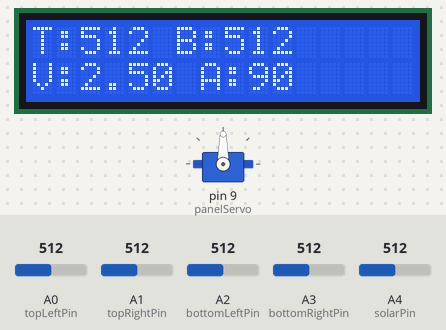
Simulated run of this sketch. Board: Arduino Uno, built with avr-gcc and run on an emulated ATmega328P. On the bench: servo, 16×2 character LCD. Inputs (shaded band) come from the test bench; at power-on: A0 (topLeftPin) = 512, A2 (bottomLeftPin) = 512, A3 (bottomRightPin) = 512, A1 (topRightPin) = 512, A4 (solarPin) = 512. What the sketch prints to the serial monitor is not drawn.

Above: at 1.2 s.
1.3 s: A0 (topLeftPin) set to 564
At 2.5 s:
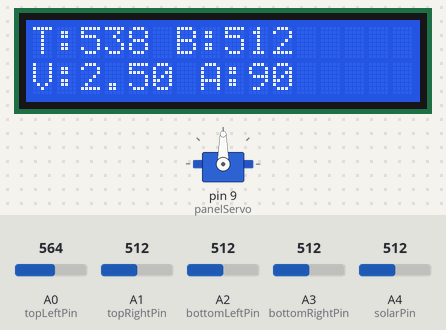
2.8 s: A0 (topLeftPin) set to 591
At 3.35 s:
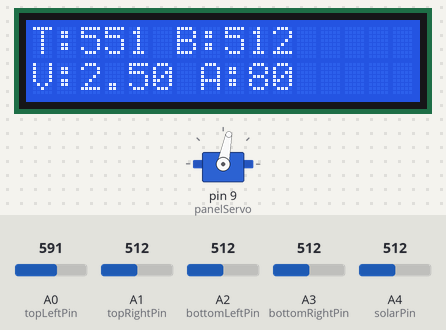
5.0 s: A2 (bottomLeftPin) set to 523
At 5.15 s:
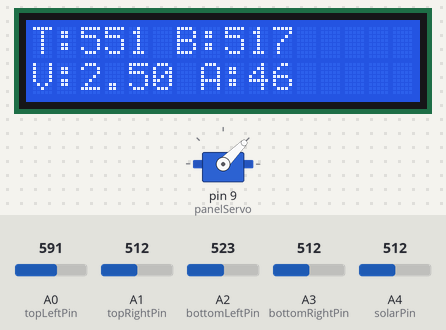
7.1 s: A2 (bottomLeftPin) set to 545
At 8.3 s:
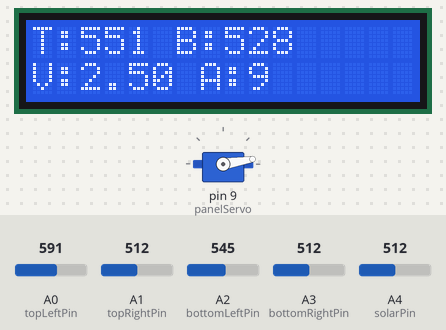
8.6 s: A3 (bottomRightPin) set to 610
At 9.8 s:
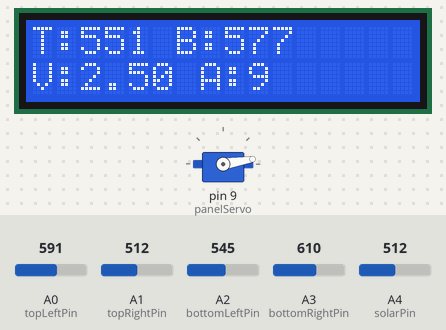
10.1 s: A3 (bottomRightPin) set to 630
At 10.66 s:
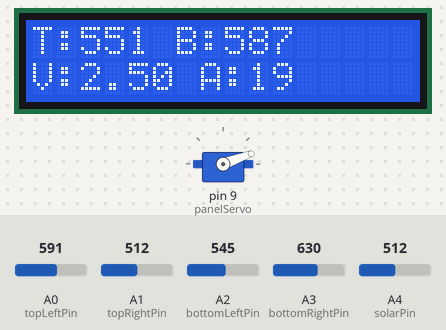
Timing chart, 0 to 16.4 s (numbered marks = the images above; inputs shaded):
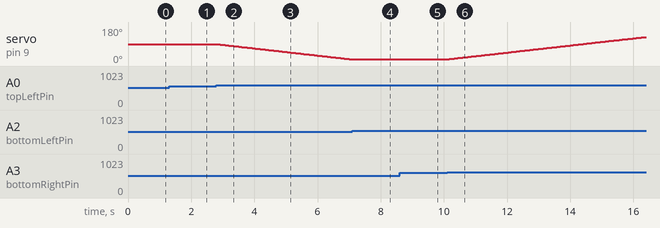

The sketch:

16.ino
```cpp
#include <Servo.h>
#include <LiquidCrystal.h>

LiquidCrystal lcd(12, 11, 5, 4, 3, 2);
Servo panelServo;

int topLeftPin = A0;
int topRightPin = A1;
int bottomLeftPin = A2;
int bottomRightPin = A3;
int solarPin = A4;

int topLeftValue, topRightValue, bottomLeftValue, bottomRightValue;
int topAvg, bottomAvg;
int solarValue;
float solarVoltage;

int deadband = 30;
int currentAngle = 90;

unsigned long lastMoveTime = 0;
int moveInterval = 30;

int faultThreshold = 150;

void setup() {
  Serial.begin(9600);
  panelServo.attach(9);
  panelServo.write(currentAngle);
  lcd.begin(16, 2);
}

void updateLCD() {
  lcd.clear();
  lcd.setCursor(0, 0);
  lcd.print("T:");
  lcd.print(topAvg);
  lcd.print(" B:");
  lcd.print(bottomAvg);

  lcd.setCursor(0, 1);
  lcd.print("V:");
  lcd.print(solarVoltage, 2);
  lcd.print(" A:");
  lcd.print(currentAngle);
}

void loop() {
  topLeftValue = analogRead(topLeftPin);
  topRightValue = analogRead(topRightPin);
  bottomLeftValue = analogRead(bottomLeftPin);
  bottomRightValue = analogRead(bottomRightPin);

  topAvg = (topLeftValue + topRightValue) / 2;
  bottomAvg = (bottomLeftValue + bottomRightValue) / 2;

  solarValue = analogRead(solarPin);
  solarVoltage = solarValue * (5.0 / 1023.0);

  int difference = topAvg - bottomAvg;

  bool topFault = abs(topLeftValue - topRightValue) > faultThreshold;
  bool bottomFault = abs(bottomLeftValue - bottomRightValue) > faultThreshold;

  if (millis() - lastMoveTime >= moveInterval) {
    if (difference > deadband) {
      if (currentAngle > 0) {
        currentAngle--;
        panelServo.write(currentAngle);
      }
    } else if (difference < -deadband) {
      if (currentAngle < 180) {
        currentAngle++;
        panelServo.write(currentAngle);
      }
    }
    lastMoveTime = millis();
  }

  Serial.print("T(avg): "); Serial.print(topAvg);
  Serial.print("  B(avg): "); Serial.print(bottomAvg);
  Serial.print("  Solar: "); Serial.print(solarVoltage);
  Serial.print("V  Angle: "); Serial.print(currentAngle);
  if (topFault) Serial.print("  [TOP FAULT]");
  if (bottomFault) Serial.print("  [BOTTOM FAULT]");
  Serial.println();

  updateLCD();
}
```

Measured:
- the behaviour switches between 529 and 530 on A2 (bottomLeftPin) (found by bisection; images 3 and 4)
- after the input at 1.3 s, the display: changes after 0.08 s (image 1)
- after the input at 2.8 s, servo on pin 9 (panelServo): moves from 90° to 48° over 2.2 s, starting at once; the display: first changes after 0.07 s (image 2 shows a later state)
- after the input at 7.1 s, servo on pin 9 (panelServo): stays 9° (without the input it goes to 8° after 0.01 s)
- after the input at 8.6 s, the display: changes after 0.07 s (image 5)
- after the input at 10.1 s, servo on pin 9 (panelServo): moves from 9° to 127° over 6.2 s, starting at once; the display: first changes after 0.08 s (image 6 shows a later state)
